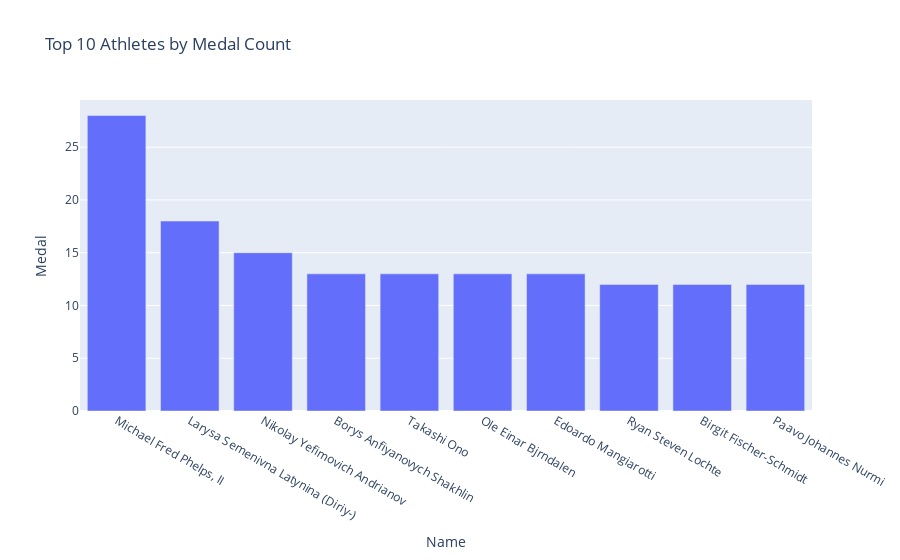

Source (notebook cell):
### Markdown cell above
<h3>Top 10 Athletes by medals won!</h3>
<p>Very wow!</p>

### Code cell
top_medal_athlete_count = os_data_modified.groupby("Name")["Medal"].count().reset_index()

top_10_athletes = top_medal_athlete_count.sort_values(by='Medal', ascending=False).head(10)

fig = px.bar(top_10_athletes, x='Name', y='Medal', title='Top 10 Athletes by Medal Count')
fig.show()

### Figure 1 — Plotly figure (JSON) as saved in the notebook; plotly's stock layout.template omitted (floating-point values rounded to 4 significant figures)
{"data": [{"alignmentgroup": "True", "hovertemplate": "Name=%{x}<br>Medal=%{y}<extra></extra>", "legendgroup": "", "marker": {"color": "#636efa", "pattern": {"shape": ""}}, "name": "", "offsetgroup": "", "orientation": "v", "showlegend": false, "textposition": "auto", "type": "bar", "x": ["Michael Fred Phelps, II", "Larysa Semenivna Latynina (Diriy-)", "Nikolay Yefimovich Andrianov", "Borys Anfiyanovych Shakhlin", "Takashi Ono", "Ole Einar Bjrndalen", "Edoardo Mangiarotti", "Ryan Steven Lochte", "Birgit Fischer-Schmidt", "Paavo Johannes Nurmi"], "xaxis": "x", "y": [28, 18, 15, 13, 13, 13, 13, 12, 12, 12], "yaxis": "y"}], "layout": {"barmode": "relative", "legend": {"tracegroupgap": 0}, "title": {"text": "Top 10 Athletes by Medal Count"}, "xaxis": {"anchor": "y", "domain": [0, 1], "title": {"text": "Name"}}, "yaxis": {"anchor": "x", "domain": [0, 1], "title": {"text": "Medal"}}}}
